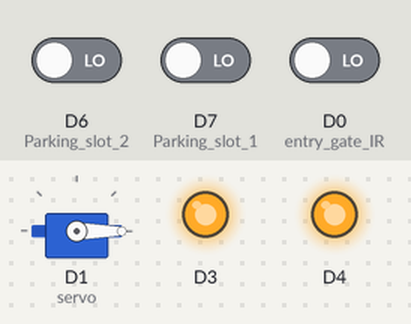
Bench run of a sketch on a simulated ESP8266 (NodeMCU). Shown: servo, output pins drawn as LEDs (lit = HIGH). The inputs (shaded band) are chosen by the test bench; at power-on: D6 (Parking_slot_2) LOW, D0 (entry_gate_IR) LOW, D7 (Parking_slot_1) LOW. WiFi joins after 1.5 s; servers stay silent unless stated; what the sketch prints to the serial monitor is not drawn.

Above: at 3.7 s.
3.8 s: D6 (Parking_slot_2) driven HIGH
At 4.9 s:
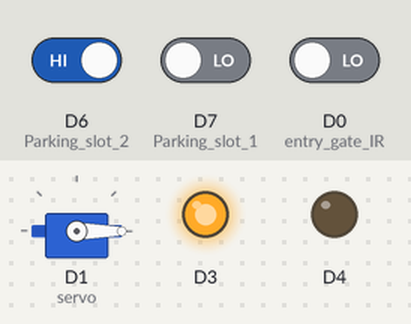
5.3 s: D0 (entry_gate_IR) driven HIGH
At 6.1 s:
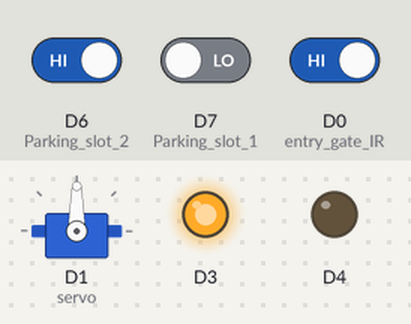
8.3 s: D6 (Parking_slot_2) driven LOW
At 10.3 s:
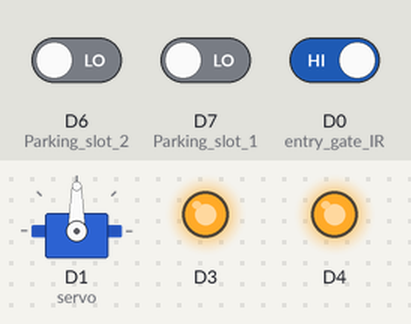
10.8 s: D7 (Parking_slot_1) driven HIGH
At 14.6 s:
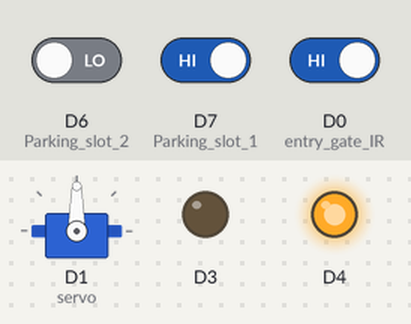
16.8 s: D7 (Parking_slot_1) driven LOW
At 17.6 s:
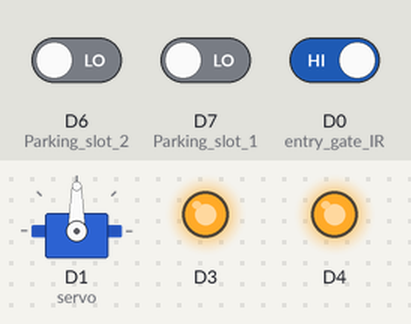
19.8 s: D0 (entry_gate_IR) driven LOW
At 20.6 s:
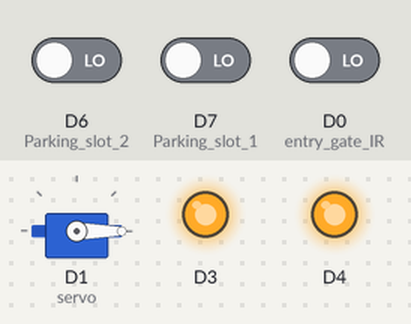
Timing chart, 0 to 22.3 s (numbered marks = the images above; inputs shaded):
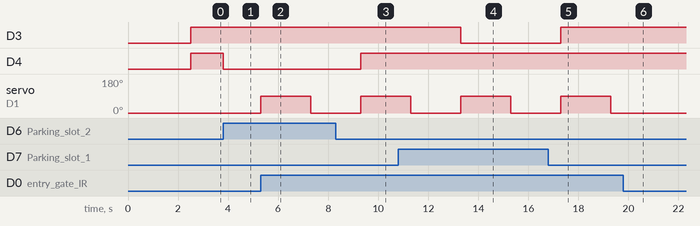

The sketch:

ir.ino
```cpp
#include <ESP8266WiFi.h>
#include <WiFiClient.h>
#include <ESP8266WebServer.h>
#include <Servo.h>

Servo servo;

const char* ssid = "abc";
const char* password = "abc6969..";
ESP8266WebServer server(80);


String page = "";
String ps1_text = "";
String ps2_text = "";
String ps1_data = "vacant";
String ps2_data = "vacant";


void setup()
{

  pinMode(D7,INPUT); //Parking slot 1
  pinMode(D3,OUTPUT);

  pinMode(D6,INPUT); //Parking slot 2
  pinMode(D4,OUTPUT);

  pinMode(D0,INPUT); //entry gate IR
  servo.attach(D1); //D1 - entry gate servo
  servo.write(0);

  delay(1000);
  Serial.begin(115200);
  WiFi.begin(ssid, password); //begin WiFi connection
  Serial.println("Begin WIFI Connection-----");

  // Wait for connection
  while (WiFi.status() != WL_CONNECTED)
  {
   delay(500);
   Serial.print(".");
  }

  Serial.println("");
  Serial.print("Connected to ");
  Serial.println(ssid);
  Serial.print("IP address: ");
  Serial.println(WiFi.localIP());

   server.on("/ps1_data.txt", [](){
   ps1_text = (String)ps1_data;
   server.send(200, "text/html", ps1_text);
  });

   server.on("/ps2_data.txt", [](){
   ps2_text = (String)ps2_data;
   server.send(200, "text/html", ps2_text);
  });


   server.on("/", [](){
   page = "<h1>Sensor to Node MCU Web Server</h1><h1>Parking slot 1 - :<h1 id=\"data1\">""</h1></h1> <br> <h1>Parking slot 2 - :<h1 id=\"data2\">""</h1></h1>";
   page += "<script>\r";
   page += "var x1 = setInterval(function() {loadData(\"ps1_data.txt\",updateData1)}, 1000);\r";
   page += "var x2 = setInterval(function() {loadData(\"ps2_data.txt\",updateData2)}, 1000);\r";
   page += "function loadData(url, callback){\r";
   page += "var xhttp = new XMLHttpRequest();\r";
   page += "xhttp.onreadystatechange = function(){\r";
   page += " if(this.readyState == 4 && this.status == 200){\r";
   page += " callback.apply(xhttp);\r";
   page += " }\r";
   page += "};\r";
   page += "xhttp.open(\"GET\", url, true);\r";
   page += "xhttp.send();\r";
   page += "}\r";
   page += "function updateData1(){\r";
   page += " document.getElementById(\"data1\").innerHTML = this.responseText;\r";
   page += "}\r";
   page += "function updateData2(){\r";
   page += " document.getElementById(\"data2\").innerHTML = this.responseText;\r";
   page += "}\r";
   page += "</script>\r";
   server.send(200, "text/html", page);
   });

 server.begin();
 Serial.println("Web server started!");

}

void loop()
{
  int a = digitalRead(D7);
  int b = digitalRead(D6);
  int entry_gate = digitalRead(D0);

   ps1_data = String(a);

  if(a == HIGH)
  {
      digitalWrite(D3,LOW);
      ps1_data = "occupied";
  }

  else
  {
      digitalWrite(D3,HIGH);
      ps1_data = "vacant";
  }

  ps2_data = String(b);

  if(b == HIGH)
  {
      digitalWrite(D4,LOW);
      ps2_data = "occupied";
  }

  else
  {
      digitalWrite(D4,HIGH);
      ps2_data = "vacant";
  }

  server.handleClient();

    if(entry_gate == HIGH)
  {
    if(a == LOW || b == LOW)
    {
        servo.write(90);

        delay(2000);

        servo.write(0);

        delay(2000);
    }
  }


}
```

Measured:
- after the input at 3.8 s, D4: HIGH → LOW at once
- after the input at 5.3 s, servo on D1 (servo): 0° → 90° at once, → 0° 2.0 s later
- after the input at 8.3 s, D4: LOW → HIGH after 1.0 s
- after the input at 10.8 s, D3: HIGH → LOW after 2.5 s
- after the input at 16.8 s, D3: LOW → HIGH after 0.50 s
- after the input at 19.8 s, servo on D1 (servo): stays 0° (without the input it goes to 90° after 1.5 s)
